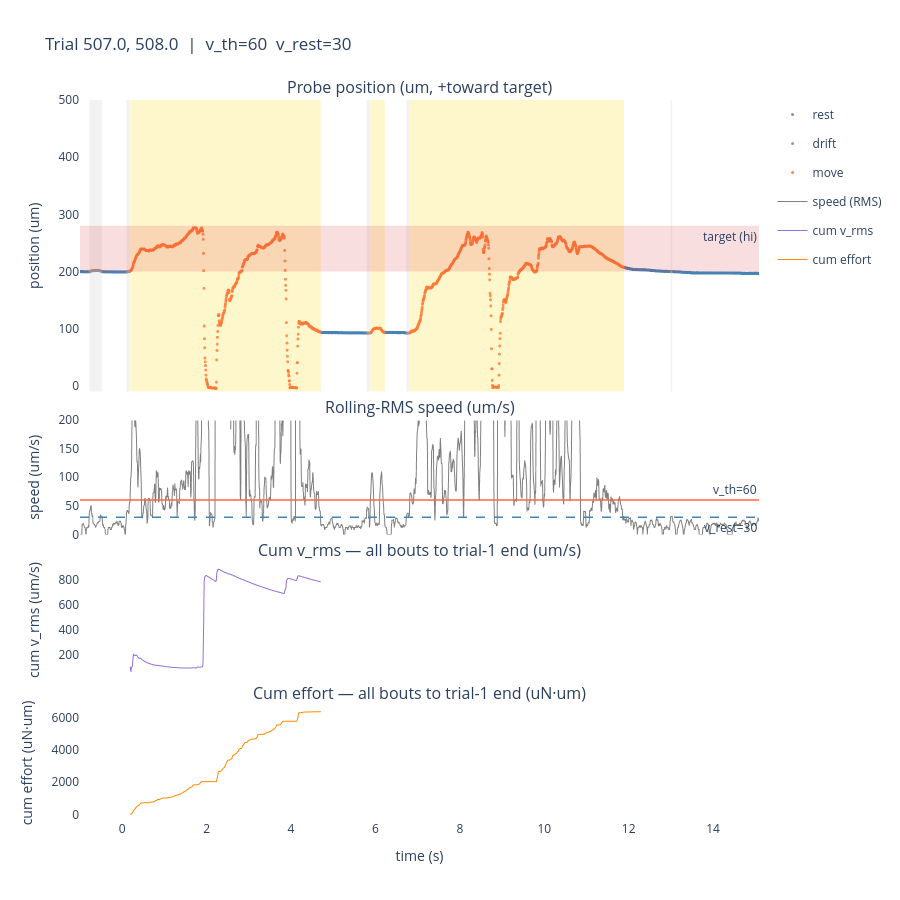

The cell this chart's notebook holds for it:
### Code cell
# export_as_off_row()
T.df.columns
row = T.df.loc[507].copy()
row['next_trial'] = T.df.loc[507+1,'Trial']
_,_,fig = export_as_off_row(row)
fig.show()

### Figure 1 — Plotly figure (JSON) as saved in the notebook; plotly's stock layout.template omitted (floating-point values rounded to 4 significant figures; data arrays with more than 128 entries replaced by an {"elided": "..."} marker saying what was removed)
{"data": [{"legendgroup": "rest", "marker": {"color": "steelblue", "opacity": 0.8, "size": 3}, "mode": "markers", "name": "rest", "type": "scattergl", "x": {"elided": "942 float values"}, "xaxis": "x", "y": {"elided": "942 float values"}, "yaxis": "y"}, {"legendgroup": "drift", "marker": {"color": "gray", "opacity": 0.8, "size": 3}, "mode": "markers", "name": "drift", "type": "scattergl", "x": [-0.7781, -0.7722, -0.7663, -0.7603, -0.7544, -0.7484, -0.7425, -0.7366, -0.7306, -0.7247, -0.7187, -0.7128, -0.7069, -0.7009, -0.695, -0.689, -0.6831, -0.6772, -0.6712, -0.6653, -0.6593, -0.6534, -0.6475, -0.6415, -0.6356, -0.6296, -0.6237, -0.6178, -0.6118, -0.6059, -0.5999, -0.594, -0.5881, -0.5821, -0.5762, -0.5702, -0.5643, -0.5584, -0.5524, -0.5465, -0.5405, -0.5346, -0.5287, -0.5227, -0.5168, -0.5108, -0.5049, -0.499, -0.493, -0.4871, -0.4811, 0.101, 0.1069, 0.1129, 0.1188, 0.1247, 0.1307, 0.1366, 0.1426, 0.1485, 0.1544, 0.1604, 0.1663, 0.1723, 0.1782, 0.1841, 5.793, 5.798, 5.804, 5.81, 5.816, 5.822, 5.828, 5.834, 5.84, 5.845, 5.851, 5.857, 5.863, 5.869, 5.875, 6.733, 6.739, 6.745, 6.751, 6.757, 6.763, 6.769, 6.774, 6.78, 6.786, 6.792, 6.798, 6.804, 6.81, 13.0, 13.0, 13.01, 13.01, 13.02, 13.02, 13.03], "xaxis": "x", "y": [199.8, 200.1, 199.8, 199.8, 200.7, 200.7, 200.7, 201.4, 200.7, 201.4, 201.7, 201.7, 202.0, 201.7, 201.7, 202.0, 201.7, 202.0, 202.0, 201.7, 202.0, 202.0, 202.0, 202.0, 201.7, 202.0, 201.7, 202.0, 202.0, 202.0, 202.0, 202.3, 202.0, 202.0, 202.0, 202.3, 202.3, 202.0, 202.0, 202.0, 202.0, 201.7, 201.7, 201.4, 201.4, 201.0, 201.0, 200.7, 200.4, 200.1, 200.1, 199.8, 199.5, 199.2, 199.5, 199.8, 200.4, 200.4, 200.1, 200.1, 200.1, 200.1, 200.4, 199.8, 200.7, 200.7, 92.95, 92.64, 92.95, 92.95, 92.64, 91.7, 92.64, 92.64, 92.64, 92.64, 92.64, 92.64, 92.64, 92.64, 92.95, 92.64, 92.32, 92.64, 92.64, 92.01, 92.01, 92.32, 92.64, 92.64, 92.32, 92.32, 92.64, 92.64, 92.64, 200.4, 200.4, 200.1, 199.8, 200.4, 200.4, 200.1], "yaxis": "y"}, {"legendgroup": "move", "marker": {"color": "tomato", "opacity": 0.8, "size": 3}, "mode": "markers", "name": "move", "type": "scattergl", "x": {"elided": "1681 float values"}, "xaxis": "x", "y": {"elided": "1681 float values"}, "yaxis": "y"}, {"line": {"color": "gray", "width": 1}, "mode": "lines", "name": "speed (RMS)", "showlegend": true, "type": "scattergl", "x": {"elided": "2725 float values"}, "xaxis": "x2", "y": {"elided": "2725 float values"}, "yaxis": "y2"}, {"line": {"color": "mediumpurple", "width": 1}, "mode": "lines", "name": "cum v_rms", "showlegend": true, "type": "scattergl", "x": {"elided": "760 float values"}, "xaxis": "x3", "y": {"elided": "760 float values"}, "yaxis": "y3"}, {"line": {"color": "darkorange", "width": 1}, "mode": "lines", "name": "cum effort", "showlegend": true, "type": "scattergl", "x": {"elided": "760 float values"}, "xaxis": "x4", "y": {"elided": "760 float values"}, "yaxis": "y4"}], "layout": {"annotations": [{"font": {"size": 16}, "showarrow": false, "text": "Probe position (um, +toward target)", "x": 0.5, "xanchor": "center", "xref": "paper", "y": 1, "yanchor": "bottom", "yref": "paper"}, {"font": {"size": 16}, "showarrow": false, "text": "Rolling-RMS speed (um/s)", "x": 0.5, "xanchor": "center", "xref": "paper", "y": 0.5552, "yanchor": "bottom", "yref": "paper"}, {"font": {"size": 16}, "showarrow": false, "text": "Cum v_rms — all bouts to trial-1 end (um/s)", "x": 0.5, "xanchor": "center", "xref": "paper", "y": 0.3568, "yanchor": "bottom", "yref": "paper"}, {"font": {"size": 16}, "showarrow": false, "text": "Cum effort — all bouts to trial-1 end (uN·um)", "x": 0.5, "xanchor": "center", "xref": "paper", "y": 0.1584, "yanchor": "bottom", "yref": "paper"}, {"showarrow": false, "text": "v_th=60", "x": 1, "xanchor": "right", "xref": "x2 domain", "y": 60, "yanchor": "bottom", "yref": "y2"}, {"showarrow": false, "text": "v_rest=30", "x": 1, "xanchor": "right", "xref": "x2 domain", "y": 30, "yanchor": "top", "yref": "y2"}, {"showarrow": false, "text": "target (hi)", "x": 1, "xanchor": "right", "xref": "x domain", "y": 280, "yanchor": "top", "yref": "y"}], "height": 900, "hovermode": "x unified", "legend": {"orientation": "v", "x": 1.02, "y": 1}, "plot_bgcolor": "white", "shapes": [{"fillcolor": "gold", "line": {"width": 0}, "opacity": 0.2, "type": "rect", "x0": 0.1901, "x1": 4.704, "xref": "x", "y0": 0, "y1": 1, "yref": "y domain"}, {"fillcolor": "gold", "line": {"width": 0}, "opacity": 0.2, "type": "rect", "x0": 5.881, "x1": 6.222, "xref": "x", "y0": 0, "y1": 1, "yref": "y domain"}, {"fillcolor": "gold", "line": {"width": 0}, "opacity": 0.2, "type": "rect", "x0": 6.816, "x1": 11.89, "xref": "x", "y0": 0, "y1": 1, "yref": "y domain"}, {"fillcolor": "lightgray", "line": {"width": 0}, "opacity": 0.3, "type": "rect", "x0": -0.7781, "x1": -0.4811, "xref": "x", "y0": 0, "y1": 1, "yref": "y domain"}, {"fillcolor": "lightgray", "line": {"width": 0}, "opacity": 0.3, "type": "rect", "x0": 0.101, "x1": 0.1841, "xref": "x", "y0": 0, "y1": 1, "yref": "y domain"}, {"fillcolor": "lightgray", "line": {"width": 0}, "opacity": 0.3, "type": "rect", "x0": 5.793, "x1": 5.875, "xref": "x", "y0": 0, "y1": 1, "yref": "y domain"}, {"fillcolor": "lightgray", "line": {"width": 0}, "opacity": 0.3, "type": "rect", "x0": 6.733, "x1": 6.81, "xref": "x", "y0": 0, "y1": 1, "yref": "y domain"}, {"fillcolor": "lightgray", "line": {"width": 0}, "opacity": 0.3, "type": "rect", "x0": 13.0, "x1": 13.03, "xref": "x", "y0": 0, "y1": 1, "yref": "y domain"}, {"line": {"color": "tomato", "width": 1.5}, "type": "line", "x0": 0, "x1": 1, "xref": "x2 domain", "y0": 60, "y1": 60, "yref": "y2"}, {"line": {"color": "steelblue", "dash": "dash", "width": 1.5}, "type": "line", "x0": 0, "x1": 1, "xref": "x2 domain", "y0": 30, "y1": 30, "yref": "y2"}, {"fillcolor": "rgba(214,39,40,0.15)", "line": {"width": 0}, "type": "rect", "x0": 0, "x1": 1, "xref": "x domain", "y0": 200, "y1": 280, "yref": "y"}], "title": {"text": "Trial 507.0, 508.0  |  v_th=60  v_rest=30"}, "xaxis": {"anchor": "y", "domain": [0, 1], "matches": "x4", "showgrid": false, "showticklabels": false}, "xaxis2": {"anchor": "y2", "domain": [0, 1], "matches": "x4", "showgrid": false, "showticklabels": false}, "xaxis3": {"anchor": "y3", "domain": [0, 1], "matches": "x4", "showgrid": false, "showticklabels": false}, "xaxis4": {"anchor": "y4", "domain": [0, 1], "range": [-1, 15.09], "showgrid": false, "title": {"text": "time (s)"}}, "yaxis": {"anchor": "x", "domain": [0.5952, 1], "range": [-10, 500], "showgrid": false, "title": {"text": "position (um)"}}, "yaxis2": {"anchor": "x2", "domain": [0.3968, 0.5552], "range": [0, 200], "showgrid": false, "title": {"text": "speed (um/s)"}}, "yaxis3": {"anchor": "x3", "domain": [0.1984, 0.3568], "showgrid": false, "title": {"text": "cum v_rms (um/s)"}}, "yaxis4": {"anchor": "x4", "domain": [0, 0.1584], "showgrid": false, "title": {"text": "cum effort (uN·um)"}}}}
